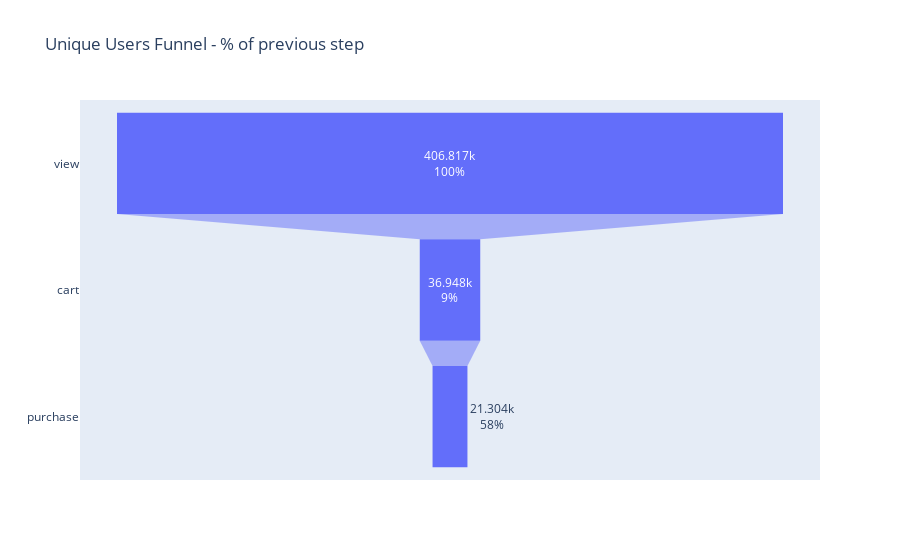

Notebook cell for this chart:
### Markdown cell above
### Funnel and conversion analysis

Let's take a look at the funnel of users' actions over all 5 months:

### Code cell
from plotly import graph_objects as go

funnel_users = events.groupby('event_type', as_index=False)['user_id'].nunique().sort_values('user_id', ascending=False)

fig = go.Figure()
fig.add_trace(
    go.Funnel(
    y = funnel_users['event_type'],
    x = funnel_users['user_id'],
    textinfo = 'value + percent previous'
    )
)

fig.update_layout(title_text = 'Unique Users Funnel - % of previous step')
fig.show()

### Figure 1 — Plotly figure (JSON) as saved in the notebook; plotly's stock layout.template omitted (floating-point values rounded to 4 significant figures)
{"data": [{"textinfo": "value+percent previous", "type": "funnel", "x": [406817, 36948, 21304], "y": ["view", "cart", "purchase"]}], "layout": {"autosize": true, "title": {"text": "Unique Users Funnel - % of previous step"}, "xaxis": {"autorange": true, "range": [-226000.0, 226000.0], "type": "linear"}, "yaxis": {"autorange": true, "range": [2.5, -0.5], "type": "category"}}}
